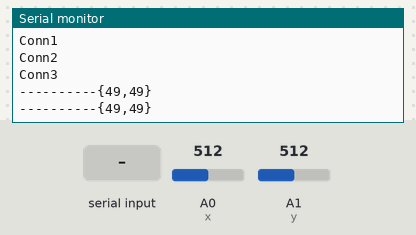
The sketch below on a simulated Arduino Uno, built with avr-gcc and run on an emulated ATmega328P. On the bench: the last lines printed to the serial monitor. The test bench sets the inputs (shaded band); at power-on: A0 (x) = 512, A1 (y) = 512. The modem accepts every AT command (registered, SIM ready, sends succeed) and sends nothing else.

Above: at 4.2 s.
4.3 s: A0 (x) set to 716
At 7.0 s:
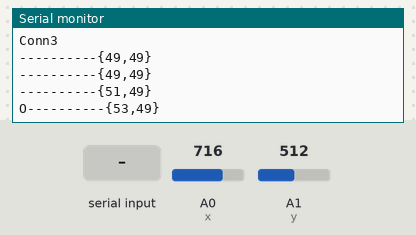
8.6 s: A1 (y) set to 716
At 9.7 s:
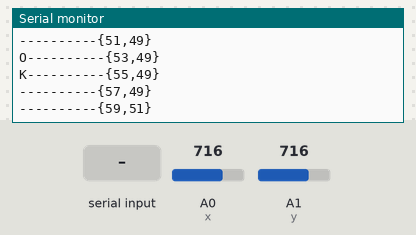
10.1 s: "1\n" received over the second serial link
At 11.1 s:
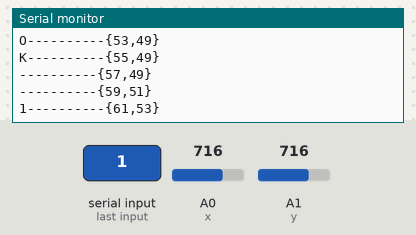
11.6 s: "0\n" received over the second serial link
At 12.9 s:
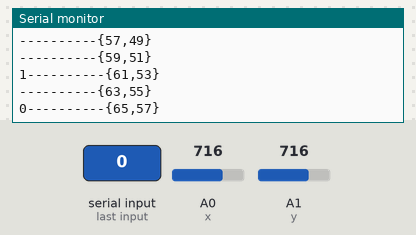
13.1 s: A0 (x) set to 900
At 14.1 s:
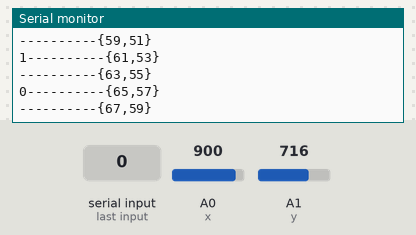
Timing chart, 0 to 16.1 s (numbered marks = the images above; inputs shaded):
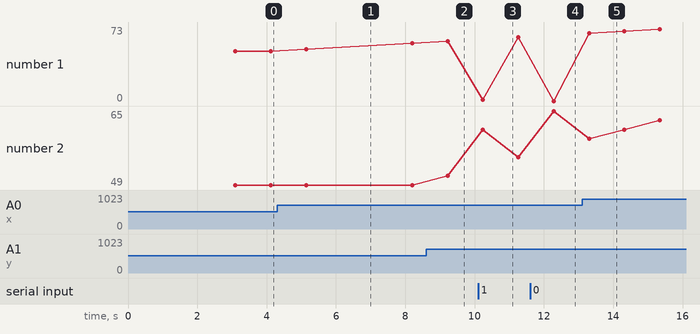

The sketch:

ErMo_BT_Transmit_Curve_4_4_23.ino
```cpp
//ErMo Joystick Transmitter Code
//Written by Jack McTasney
//Based off of example from https://www.pjrc.com/teensy/td_libs_AltSoftSerial.html

#include <AltSoftSerial.h>
AltSoftSerial BTserial;
// https://www.pjrc.com/teensy/td_libs_AltSoftSerial.html


char c = ' ';
boolean NL = true;
int x = A0;
int y = A1;
int joystickX = 0; //Holds joystick x value for transmission
int joystickY = 0; //Holds joystick y value for transmission
int storedX = 0;
int storedY = 0;
int scaleFactor = 2; //factor for acceleration
int lowerRange = 10; //lower bound of range for mapping
int upperRange = 89; //upper bound of range for mapping

void setup()
{
  pinMode(x, INPUT);
  pinMode(y, INPUT);
  Serial.begin(9600);
  Serial.print("Sketch:   ");   Serial.println(__FILE__);
  Serial.print("Uploaded: ");   Serial.println(__DATE__);
  Serial.println(" ");
  BTserial.begin(9600);
  Serial.println("BTserial started at 9600");
  //Initialization protocol version 1
  BTserial.print("AT");
  delay(1000);
  BTserial.print("AT+CO094A9A83AED70");
  Serial.println("Conn1");
  delay(1000);
  BTserial.print("AT+CO094A9A83AED70");
  Serial.println("Conn2");
  delay(1000);
  BTserial.print("AT+CO094A9A83AED70");
  Serial.println("Conn3");
  storedX = map(analogRead(x), 0, 1023, lowerRange, upperRange);
  storedY = map(analogRead(y), 0, 1023, lowerRange, upperRange);
}

void loop()
{
  // Read from the Bluetooth module and send to the Arduino Serial Monitor
  if (BTserial.available())
  {
    c = BTserial.read();
    Serial.write(c);
  }
  /*
  //Attempt 1 at an in-loop connection protocol
  if (BTserial.available() != true) //If connection is unavailable for 1 second, begin connection protocol
  {
    delay(1000);
    if (BTserial.available() != true)
    {
      BTserial.print("AT");
      delay(500);
      BTserial.print("AT+CO094A9A83AED70");
      delay(500);
      BTserial.print("AT+CO094A9A83AED70");
      delay(500);
      BTserial.print("AT+CO094A9A83AED70");
    }
  }
*/


  joystickX = map(analogRead(x), 0, 1023, lowerRange, upperRange);
  joystickY = map(analogRead(y), 0, 1023, lowerRange, upperRange);
  if (joystickX>storedX) { //If joystick value is larger than stored value (X)
    storedX+=scaleFactor;
  }
  else if (joystickX<storedX) {
    storedX-=scaleFactor;
  }
  else {
    storedX=storedX;
  }
 if (joystickY>storedY) { //If joystick value is larger than stored value (X)
    storedY+=scaleFactor;
  }
  else if (joystickY<storedY) {
    storedY-=scaleFactor;
  }
  else {
    storedY=storedY;
  }
  Serial.flush();
  Serial.write("----------{");
  Serial.print(storedX);
  Serial.write(",");
  Serial.print(storedY);
  Serial.write("}");
  Serial.write("\n");
  BTserial.print("----------{");
  BTserial.print(storedX);
  BTserial.print(",");
  BTserial.print(storedY);
  BTserial.print("}\n"); //Includes a newline to avoid packet deformation
  delay(1000);
}
```

Measured:
- after the input at 4.3 s, the serial monitor: prints a new line after 0.84 s (image 1)
- after the input at 8.6 s, the serial monitor: prints a new line after 0.62 s (image 2)
- after the input at 10.1 s, the serial monitor: prints a new line after 0.14 s (image 3)
- after the input at 11.6 s, the serial monitor: prints a new line after 0.68 s (image 4)
- after the input at 13.1 s, the serial monitor: prints a new line after 0.21 s (image 5)
- plotted number 1: 49 → 57 after the input at 4.3 s, 63 → 0 after the input at 11.6 s, 0 → 73 after the input at 13.1 s
- plotted number 2: 49 → 51 after the input at 8.6 s
